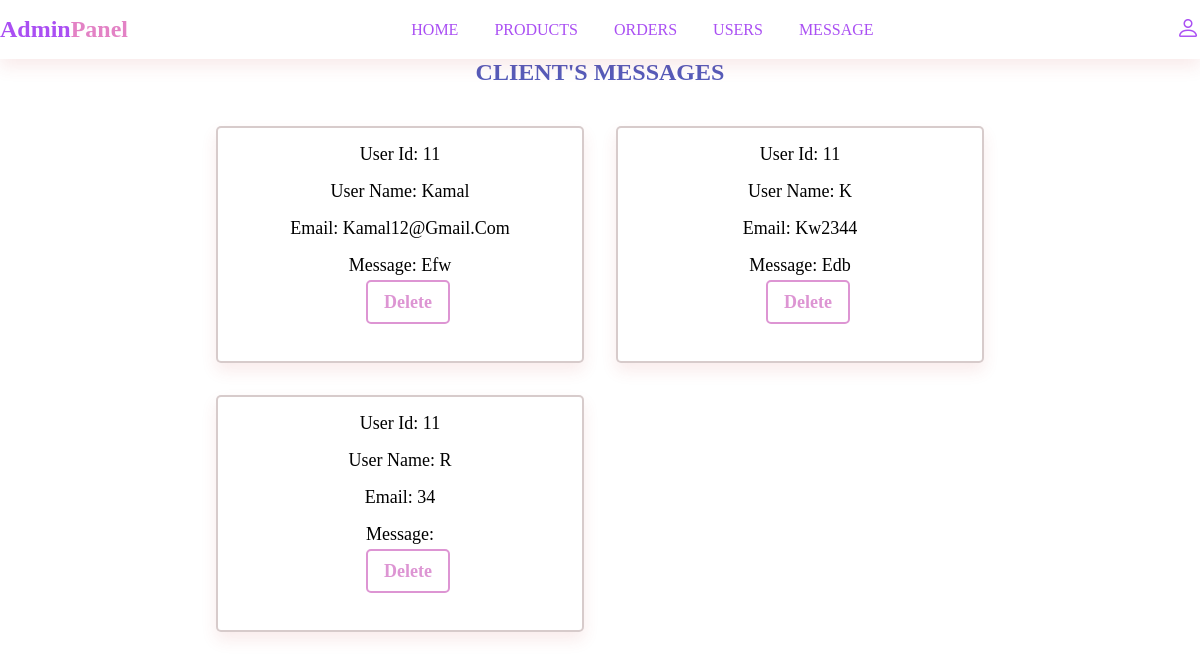
/admin_message.php, run on the app's committed database.
### tables this page shows
CREATE TABLE `message` (
  `id` int(255) NOT NULL,
  `user_id` int(255) NOT NULL,
  `name` varchar(255) NOT NULL,
  `email` varchar(255) NOT NULL,
  `number` int(30) NOT NULL,
  `message` varchar(500) NOT NULL
);

### admin_message.php (the view, shortened to what this page needs)
<?php
$conn = mysqli_connect("localhost", "root", "", "flower_db") or die('Connection failed');
?>
<!DOCTYPE html>
<html lang="en">
<head>
    <link rel="stylesheet" href="https://cdn.jsdelivr.net/npm/bootstrap-icons/font/bootstrap-icons.css">
    <link rel="stylesheet" href="style.css">
</head>
<body>
<header class="header">
    <div class="flex">
        <a href="admin_header.php" class="logo">Admin<span>Panel</span></a>
        <nav class="navbar">
            <a href="admin.php">Home</a>
            <a href="admin_product.php">Products</a>
            <a href="admin_orders.php">Orders</a>
            <a href="admin_user.php">Users</a>
            <a href="admin_message.php">Message</a>
        </nav>
        <div class="icons">
            <i class="bi bi-person" id="user-icon"></i>
        </div>
    </div>
</header>
<section class="user-container">
    <h1 class="title">Client's Messages</h1>
    <div class="box-container">
    <?php
        $select_message = mysqli_query($conn, "SELECT * FROM `message`") or die('Query failed');
        if (mysqli_num_rows($select_message) > 0) {
            while ($fetch_message = mysqli_fetch_assoc($select_message)) {
        ?>
        <div class="box">
          <p>user id: <span><?php echo $fetch_message['user_id']; ?></span></p>
          <p>user Name: <span><?php echo $fetch_message['name']; ?></span></p>
          <p>Email: <span style="color:<?php if ($fetch_message['email'] == 'admin') {echo 'orange';}; ?>">
          <?php echo $fetch_message['email']; ?></span></p>
          <p>Message: <span><?php echo $fetch_message['message']; ?></span></p>
          <p><a href="admin_message.php?delete=<?php echo $fetch_message['id']; ?>" class="delete" onclick="return confirm('Delete this')">Delete</a></p>
        </div>
        <?php
            }
        } else {
            echo '<p class="empty">No Message Yet</p>';
        }
    ?>
    </div>
</section>
</body>
</html>

### style.css (style rules this page uses)
* { margin: 0; padding: 0; box-sizing: border-box; }
:root { --white-alpha-40: rgba(156, 126, 126, 0.4); --white-alpha-25: rgba(255,255,255,0.25); --backdrop-filter-blur: blur(5px); --pink:#965976; --box-shadow: 0 .5rem 1rem rgba(197, 62, 62, 0.1); }
a { text-decoration: none; }
header { background: #fff; width: 100%; padding: 1rem 0; box-shadow: var(--box-shadow); position: relative; z-index: 1000; }
.flex { max-width: 1200px; display: flex; justify-content:space-between; align-items: center; position: relative; margin: 0 auto; }
.logo { font-size: 1.5rem; font-weight: bold; color:#aa4ff3; }
.logo span { color:#e382c5 }
.navbar a { margin: 0 1rem; font-size: 1rem; color: #aa4ff3; text-transform: uppercase; }
.header .icons { display: flex; }
.header .icons i { margin-left: 1.2rem; font-size: 1.5rem; cursor: pointer; color: #aa4ff3; }
.title { text-align: center; text-transform: uppercase; color: #545bba; }
.box-container { padding: 2% 8%; display: grid; grid-template-columns: repeat(auto-fit,minmax(18rem,1fr)); justify-content: center; align-items: center; }
.box-container .box { box-shadow: var(--box-shadow); border-radius: 15px; background: var(--white-alpha-25); border: 2px solid var(--white-alpha-40); margin: 1rem; text-align: center; border-radius: 5px; }
.box-container .box p { font-size: 18px; text-transform: capitalize; margin: 1rem 0; }
h1 { text-align: center; }
.box-container .delete { margin-left: 1rem; color: #dd95d3; text-decoration: none; font-weight: bold; padding: .6rem 1rem; border: 2px solid #dd95d3; border-radius: 5px; cursor: pointer; transition: background-color 0.3s ease; }
.user-container .box-container, .message-container .box-container { padding: 2%; display: grid; grid-template-columns: repeat(auto-fit, minmax(25rem,1rem)); }
.user-container .box-container .box { padding-bottom: 2rem; }

### data on the page
message: user "11", name "Kamal", email "Kamal12@gmail.com", message "Efw"
message: user "11", name "K", email "Kw2344", message "Edb"
message: user "11", name "R", email "34"
